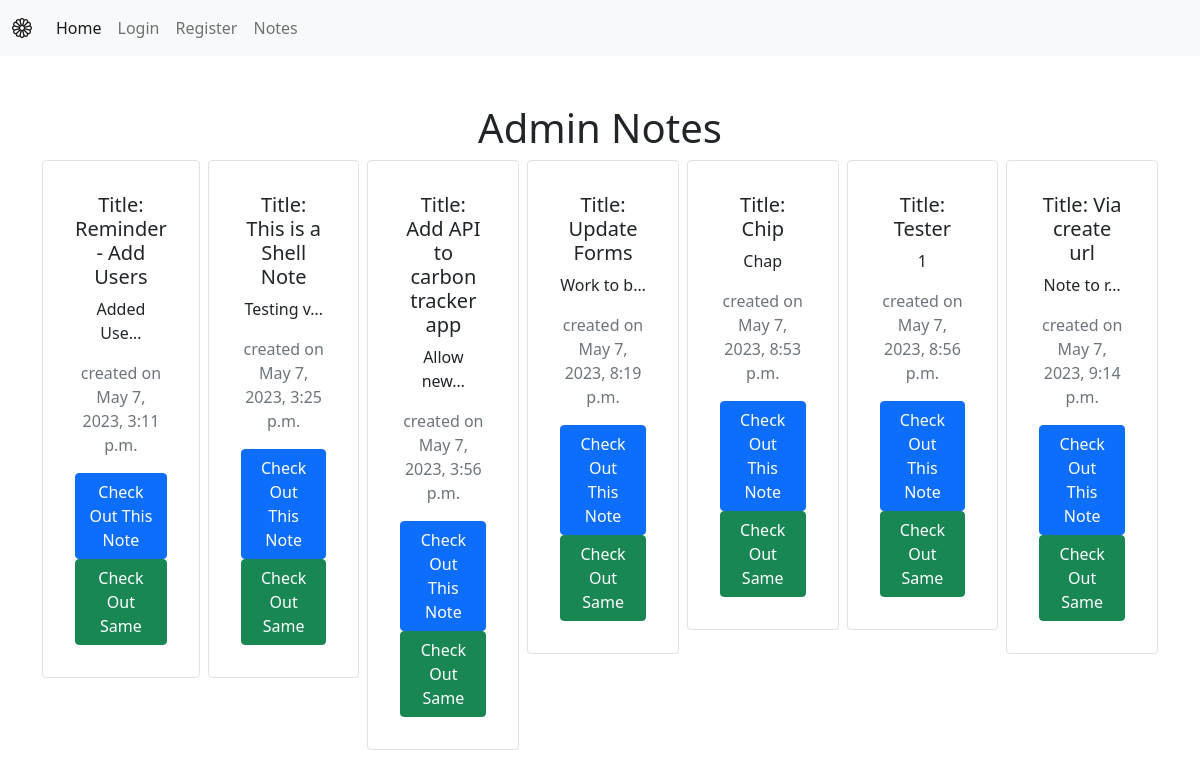
The app's page /internal/notes/, older data.
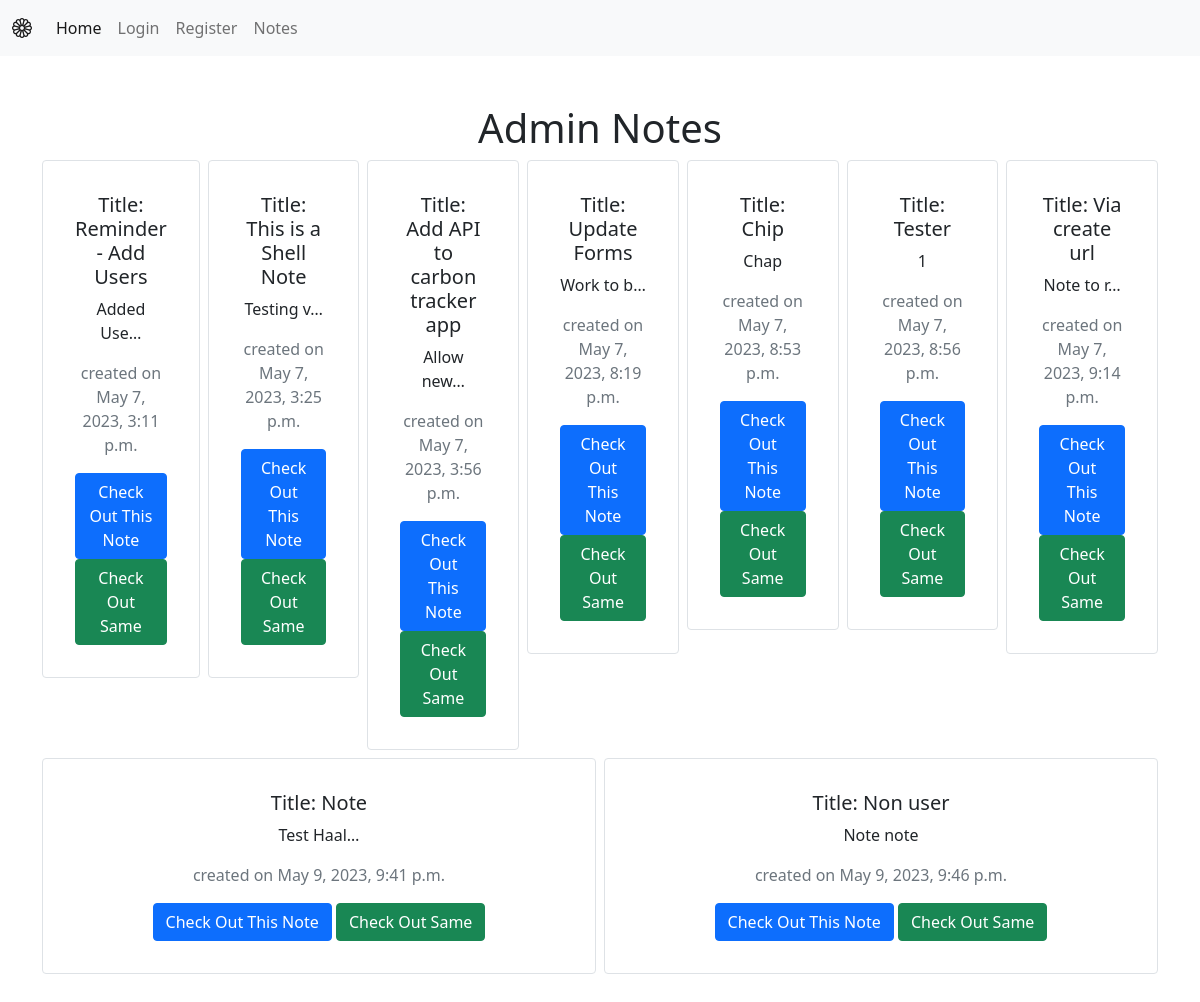
The same page, newer data.
### notes/models.py (models this page shows)
class Notes(models.Model):
    title = models.CharField(max_length=200)
    content = models.TextField()
    created_at = models.DateTimeField(auto_now_add=True) # auto_now_add=True -> auto set date and time when note is created

### notes/views.py (the view)
# urls.py: path("notes/", views.notes_list, name="notes_list"), # name can be used to refer to this url in templates via <a href="{% url 'notes_list' %}">Notes</a>
def notes_list(request):
    all_notes = Notes.objects.all() # get all notes from db
    return render(request, 'notes/notes_list.html', {'notes': all_notes}) # return request, template, context

### notes/templates/notes/notes_list.html
{% extends "base.html" %}
{% block content %}
<h1> Admin Notes</h1>
<div class="row row-cols3 g-2">
    {% for note in notes %}
    <div class="col">
        <div class="p-3 border card">
            <div class="card-body">
                <h5 class="card-title">Title: {{ note.title }}</h5>
                <p class="card-text">{{ note.content|truncatechars:10 }}</p>
                <p class="text-muted">created on {{ note.created_at }} </p>
                <a href="{% url 'notes_list' %}{{note.id}}" type="button" class="btn btn-primary">Check Out This Note</a>
                <a href="{% url 'notes_detail' pk=note.id %}" type="button" class="btn btn-success">Check Out Same</a>
            </div>
        </div>
    </div>
    {% endfor %}
</div>
{% endblock %}

Row changes from the older to the newer data that the page shows:
added Notes: title "Note", content "Test Haal…", created_at "May 9, 2023, 9:41 p.m."
added Notes: title "Non user", content "Note note", created_at "May 9, 2023, 9:46 p.m."
